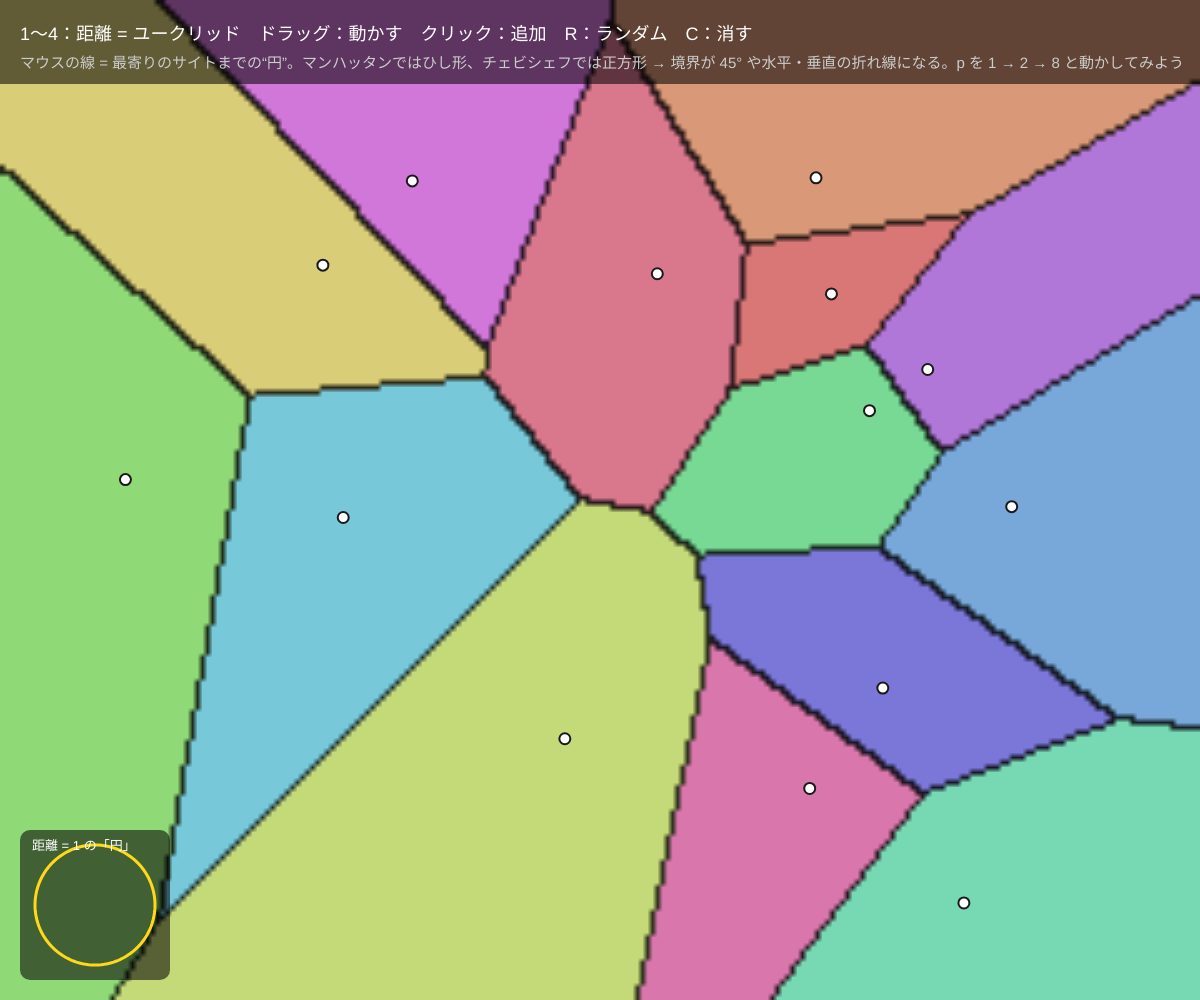
Frame 1 (no input)
Frame 60 (no input): identical to frame 1, image omitted
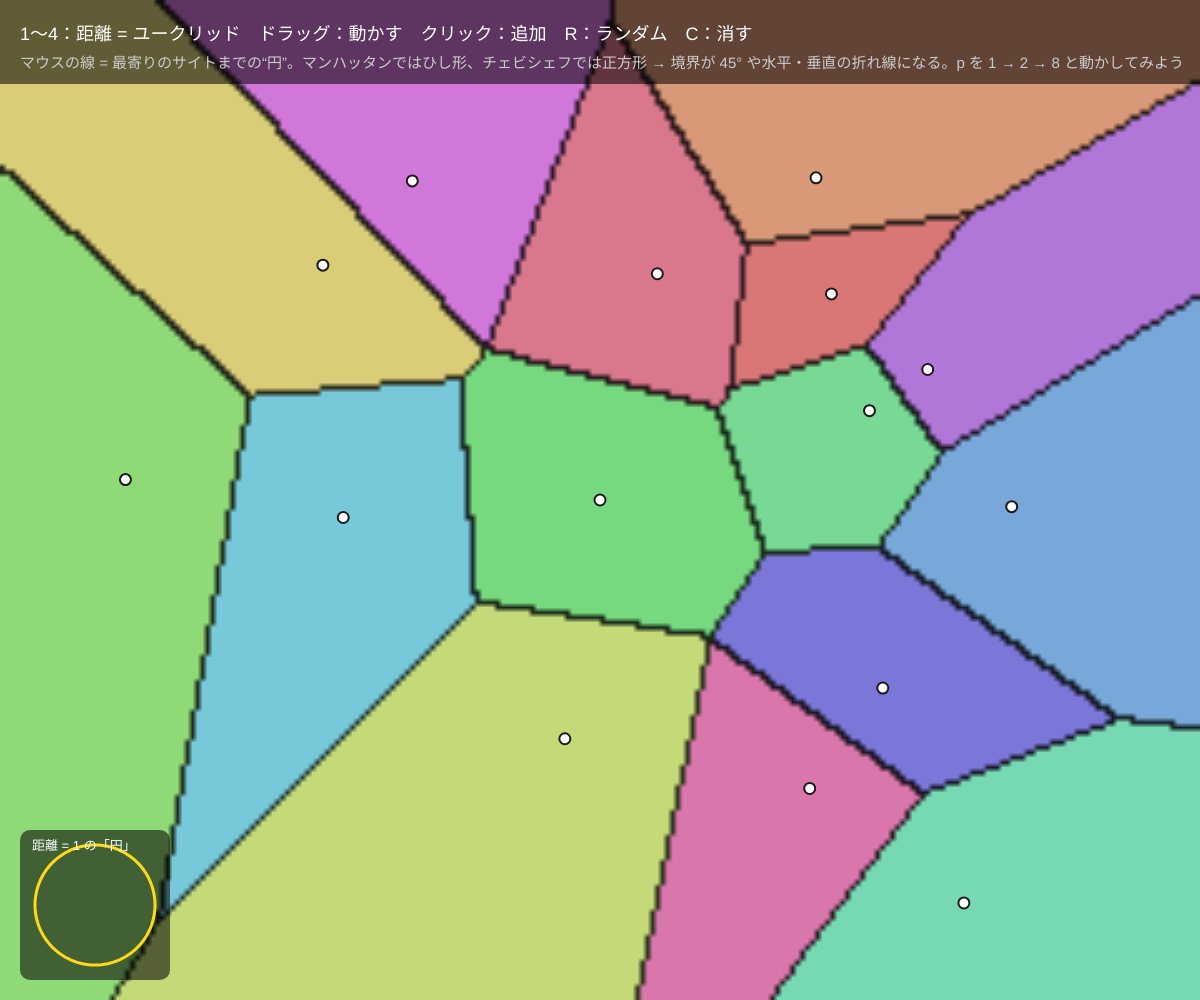
Frame 120 (the mouse pressed at the canvas centre since frame 60)

The p5.js sketch that drew these frames (run headless with seeded random() and noise() and a simulated clock; from frame 60 on, the mouse is pressed at the canvas centre):

// p5.js sketch
// ── sketch.js
// ============================================
// 02 距離を変えると形が変わる
// 「近い」の測り方（距離）を変えると、同じサイトでもボロノイ図の形が変わる
//   ユークリッド √(dx² + dy²)・マンハッタン |dx| + |dy|・チェビシェフ max(|dx|, |dy|)・ミンコフスキー (|dx|^p + |dy|^p)^(1/p)
// 1〜4 = 距離の種類 / ←→ = p（ミンコフスキー）/ ドラッグ = 動かす / クリック = 追加 / R = ランダム / C = 消す
// ============================================

let sites = [];
let metric = 1;           // 1 ユークリッド 2 マンハッタン 3 チェビシェフ 4 ミンコフスキー
let p = 3;                // ★ ミンコフスキーの p（1 = マンハッタン、2 = ユークリッド、大きいほどチェビシェフ）
let res = 5;              // ★ 計算の細かさ
let buf, gw, gh;
let dirty = true;
let dragging = -1;
let names = ['', 'ユークリッド', 'マンハッタン（碁盤の目の道）', 'チェビシェフ（王将の動き）', 'ミンコフスキー'];

function setup() {
  createCanvas(windowWidth, windowHeight);
  colorMode(HSB, 360, 100, 100, 100);
  gw = ceil(width / res); gh = ceil(height / res);
  buf = createGraphics(gw, gh);
  buf.pixelDensity(1);
  randomSites(14);
}
function randomSites(n) {
  sites = [];
  for (let i = 0; i < n; i++) sites.push({ x: random(60, width - 60), y: random(120, height - 40) });
  dirty = true;
}

// ★ 距離の定義（ここを書きかえると新しい形のボロノイ図）
function metricDist(dx, dy) {
  dx = Math.abs(dx); dy = Math.abs(dy);
  if (metric === 1) return Math.sqrt(dx * dx + dy * dy);
  if (metric === 2) return dx + dy;
  if (metric === 3) return Math.max(dx, dy);
  // ミンコフスキー：大きい方で割ってから p 乗すると、桁あふれしない
  let m = Math.max(dx, dy);
  if (m === 0) return 0;
  return m * Math.pow(Math.pow(dx / m, p) + Math.pow(dy / m, p), 1 / p);
}

function paintBuffer() {
  let cols = sites.map((s, i) => hsbToRgb((i * 137.5) % 360, 45, 85));
  buf.loadPixels();
  let px = buf.pixels;
  let lab = new Int16Array(gw * gh);
  for (let gy = 0; gy < gh; gy++) {
    for (let gx = 0; gx < gw; gx++) {
      let x = (gx + 0.5) * res, y = (gy + 0.5) * res, best = -1, bd = Infinity;
      for (let i = 0; i < sites.length; i++) {
        let d = metricDist(x - sites[i].x, y - sites[i].y);
        if (d < bd) { bd = d; best = i; }
      }
      lab[gx + gy * gw] = best;
    }
  }
  // となりとラベルが違う画素 = 境界（暗く）
  for (let gy = 0; gy < gh; gy++) {
    for (let gx = 0; gx < gw; gx++) {
      let i = gx + gy * gw, l = lab[i], k = 4 * i;
      let edge = (gx + 1 < gw && lab[i + 1] !== l) || (gy + 1 < gh && lab[i + gw] !== l);
      let c = l >= 0 ? cols[l] : [25, 25, 25];
      let f = edge ? 0.2 : 1;
      px[k] = c[0] * f; px[k + 1] = c[1] * f; px[k + 2] = c[2] * f; px[k + 3] = 255;
    }
  }
  buf.updatePixels();
  dirty = false;
}

// 「距離 = r の点の集まり」（その距離での“円”）をかく
function drawUnitBall(cx, cy, r) {
  beginShape();
  for (let k = 0; k < 120; k++) {
    let t = k / 120 * TWO_PI, ux = cos(t), uy = sin(t);
    let d = metricDist(ux, uy);
    vertex(cx + ux / d * r, cy + uy / d * r);
  }
  endShape(CLOSE);
}

function draw() {
  if (dirty) paintBuffer();
  image(buf, 0, 0, gw * res, gh * res);
  for (let s of sites) { stroke(0, 0, 10); strokeWeight(2); fill(0, 0, 100); circle(s.x, s.y, 11); }

  // マウスから最寄りのサイトまでの距離で“円”をかく：円の上にサイトが乗っている
  if (sites.length && mouseY > 90) {
    let best = 0, bd = Infinity;
    for (let i = 0; i < sites.length; i++) { let d = metricDist(mouseX - sites[i].x, mouseY - sites[i].y); if (d < bd) { bd = d; best = i; } }
    noFill(); stroke(0, 0, 100); strokeWeight(2);
    drawUnitBall(mouseX, mouseY, bd);
    stroke(0, 0, 100, 50); line(mouseX, mouseY, sites[best].x, sites[best].y);
  }
  // 左下：距離 = 1 の“円”の見本
  noStroke(); fill(0, 0, 0, 55); rect(20, height - 170, 150, 150, 10);
  noFill(); stroke(50, 90, 100); strokeWeight(3);
  drawUnitBall(95, height - 95, 60);
  noStroke(); fill(0, 0, 100); textSize(13); text('距離 = 1 の「円」', 32, height - 150);

  noStroke(); fill(0, 0, 0, 55); rect(0, 0, width, 84);
  fill(0, 0, 100); textSize(18);
  text('1〜4：距離 = ' + names[metric] + (metric === 4 ? '　p = ' + nf(p, 1, 2) + '（←→）' : '') + '　ドラッグ：動かす　クリック：追加　R：ランダム　C：消す', 20, 40);
  fill(0, 0, 80); textSize(15);
  text('マウスの線 = 最寄りのサイトまでの“円”。マンハッタンではひし形、チェビシェフでは正方形 → 境界が 45° や水平・垂直の折れ線になる。p を 1 → 2 → 8 と動かしてみよう', 20, 68);
}

function mousePressed() {
  if (mouseY < 90) return;
  for (let i = 0; i < sites.length; i++) if (dist(mouseX, mouseY, sites[i].x, sites[i].y) < 14) { dragging = i; return; }
  sites.push({ x: mouseX, y: mouseY }); dirty = true;
}
function mouseDragged() {
  if (dragging < 0) return;
  sites[dragging].x = constrain(mouseX, 0, width); sites[dragging].y = constrain(mouseY, 90, height); dirty = true;
}
function mouseReleased() { dragging = -1; }

function keyPressed() {
  if (key === '1' || key === '2' || key === '3' || key === '4') { metric = int(key); dirty = true; }
  if (key === RIGHT_ARROW) { p = min(12, p < 1 ? p + 0.1 : p + 0.25); metric = 4; dirty = true; }
  if (key === LEFT_ARROW) { p = max(0.5, p <= 1 ? p - 0.1 : p - 0.25); metric = 4; dirty = true; }
  if (key === 'r' || key === 'R') randomSites(floor(random(8, 22)));
  if (key === 'c' || key === 'C') { sites = []; dirty = true; }
}

// ---------- やってみよう ----------
// 1. p = 1 と マンハッタン、p = 2 と ユークリッド、p = 12 と チェビシェフ を見比べよう
// 2. p を 1 より小さく（0.5）すると“円”がへこむ（星形）。これはもう「距離」と呼べない（三角不等式が成り立たない）。セルはどうなる？
// 3. metricDist を dx * 2 + dy のように「横に長い」距離にすると、セルはどちらに伸びる？
// 4. マンハッタン距離で、2 つのサイトを斜め 45° に並べると境界に「面」ができることがある。探してみよう

// 色の変換（HSB → RGB 0〜255）
function hsbToRgb(h, s, b) {
  s /= 100; b /= 100;
  let k = (n) => (n + h / 60) % 6;
  let f = (n) => b * (1 - s * Math.max(0, Math.min(k(n), 4 - k(n), 1)));
  return [255 * f(5), 255 * f(3), 255 * f(1)];
}
